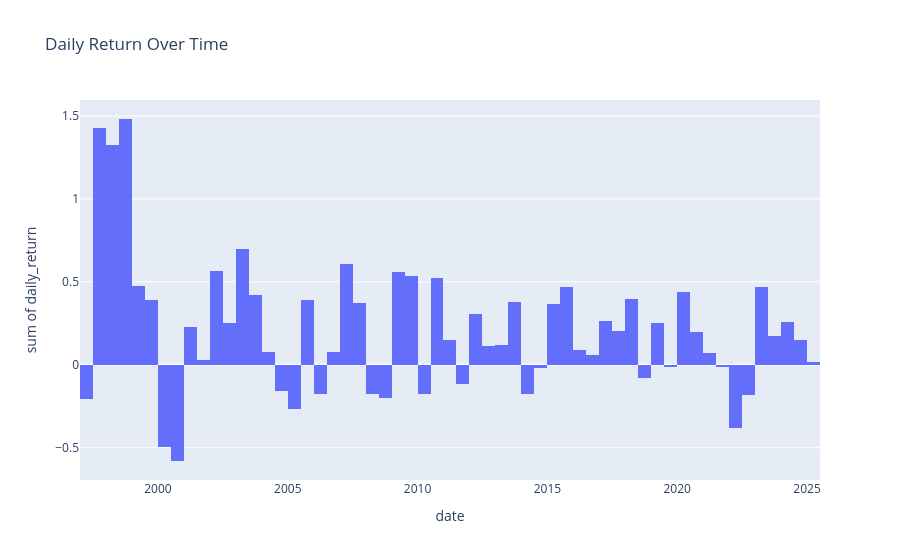

The notebook cell this image was saved under:
### Code cell
px.histogram(df,x= df.index,y= 'daily_return',title='Daily Return Over Time')

### Figure 1 — Plotly figure (JSON) as saved in the notebook; plotly's stock layout.template omitted (floating-point values rounded to 4 significant figures; data arrays with more than 128 entries replaced by an {"elided": "..."} marker saying what was removed)
{"data": [{"bingroup": "x", "histfunc": "sum", "hovertemplate": "date=%{x}<br>sum of daily_return=%{y}<extra></extra>", "legendgroup": "", "marker": {"color": "#636efa", "pattern": {"shape": ""}}, "name": "", "orientation": "v", "showlegend": false, "type": "histogram", "x": {"elided": "6986 str values"}, "xaxis": "x", "y": {"elided": "6986 float values"}, "yaxis": "y"}], "layout": {"barmode": "relative", "legend": {"tracegroupgap": 0}, "title": {"text": "Daily Return Over Time"}, "xaxis": {"anchor": "y", "domain": [0, 1], "title": {"text": "date"}}, "yaxis": {"anchor": "x", "domain": [0, 1], "title": {"text": "sum of daily_return"}}}}
